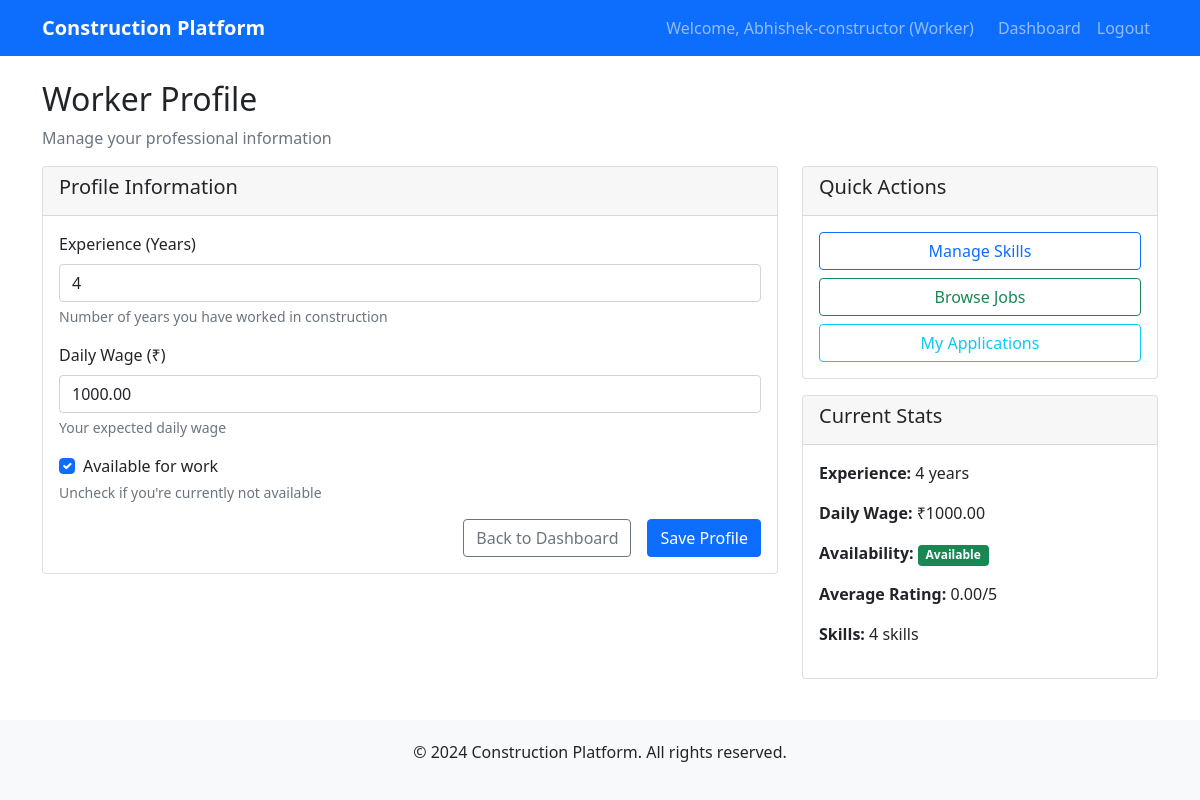
Page /workers/profile/ (signed in) on the committed database.
### accounts/models.py (models this page shows, shortened)
class User(AbstractUser):
    ROLE_CHOICES = [
        ('worker', 'Worker'),
        ('thekedar', 'Thekedar'),
        ('user', 'Normal User'),
    ]
    username = None  # Remove username field
    name = models.CharField(max_length=100)
    phone = models.CharField(max_length=15, unique=True)
    email = models.EmailField(unique=True)
    role = models.CharField(max_length=10, choices=ROLE_CHOICES, default='user')
    location = models.CharField(max_length=100)
    created_at = models.DateTimeField(auto_now_add=True)
    USERNAME_FIELD = 'email'
    REQUIRED_FIELDS = ['name', 'phone', 'role', 'location']

### workers/models.py (models this page shows, shortened)
class WorkerProfile(models.Model):
    user = models.OneToOneField(User, on_delete=models.CASCADE, related_name='worker_profile')
    experience_years = models.PositiveIntegerField()
    daily_wage = models.DecimalField(max_digits=10, decimal_places=2)
    availability = models.BooleanField(default=True)
    avg_rating = models.DecimalField(max_digits=3, decimal_places=2, default=0.0)
    skills = models.ManyToManyField(Skill, through='WorkerSkillMap')

### workers/views.py (the view)
# urls.py: path('profile/', views.worker_profile, name='profile'),
@login_required
def worker_profile(request):
    if request.user.role != 'worker':
        messages.error(request, 'Access denied. Worker role required.')
        return redirect('dashboard:home')
    try:
        profile = request.user.worker_profile
    except WorkerProfile.DoesNotExist:
        profile = None
    if request.method == 'POST':
        form = WorkerProfileForm(request.POST, instance=profile)
        if form.is_valid():
            worker_profile = form.save(commit=False)
            worker_profile.user = request.user
            worker_profile.save()
            messages.success(request, 'Profile updated successfully!')
            return redirect('workers:profile')
    else:
        form = WorkerProfileForm(instance=profile)
    return render(request, 'workers/profile.html', {'form': form, 'profile': profile})

### workers/forms.py
class WorkerProfileForm(forms.ModelForm):
    class Meta:
        model = WorkerProfile
        fields = ['experience_years', 'daily_wage', 'availability']
        widgets = {
            'experience_years': forms.NumberInput(attrs={'class': 'form-control', 'min': '0'}),
            'daily_wage': forms.NumberInput(attrs={'class': 'form-control', 'min': '0', 'step': '0.01'}),
            'availability': forms.CheckboxInput(attrs={'class': 'form-check-input'}),
        }

### templates/workers/profile.html (shortened to what this page needs)
{% extends 'base.html' %}
{% block content %}
<div class="row">
    <div class="col-12">
        <h2>Worker Profile</h2>
        <p class="text-muted">Manage your professional information</p>
    </div>
</div>
<div class="row">
    <div class="col-md-8">
        <div class="card">
            <div class="card-header">
                <h5>Profile Information</h5>
            </div>
            <div class="card-body">
                <form method="post">
                    <div class="mb-3">
                        <label for="{{ form.experience_years.id_for_label }}" class="form-label">Experience (Years)</label>
                        {{ form.experience_years }}
                        <div class="form-text">Number of years you have worked in construction</div>
                    </div>
                    <div class="mb-3">
                        <label for="{{ form.daily_wage.id_for_label }}" class="form-label">Daily Wage (₹)</label>
                        {{ form.daily_wage }}
                        <div class="form-text">Your expected daily wage</div>
                    </div>
                    <div class="mb-3">
                        <div class="form-check">
                            {{ form.availability }}
                            <label class="form-check-label" for="{{ form.availability.id_for_label }}">
                                Available for work
                            </label>
                        </div>
                        <div class="form-text">Uncheck if you're currently not available</div>
                    </div>
                    <div class="d-grid gap-2 d-md-flex justify-content-md-end">
                        <a href="{% url 'dashboard:home' %}" class="btn btn-outline-secondary me-md-2">Back to Dashboard</a>
                        <button type="submit" class="btn btn-primary">Save Profile</button>
                    </div>
                </form>
            </div>
        </div>
    </div>
    <div class="col-md-4">
        <div class="card">
            <div class="card-header">
                <h5>Quick Actions</h5>
            </div>
            <div class="card-body">
                <div class="d-grid gap-2">
                    <a href="{% url 'workers:manage_skills' %}" class="btn btn-outline-primary">Manage Skills</a>
                    <a href="{% url 'workers:browse_jobs' %}" class="btn btn-outline-success">Browse Jobs</a>
                    <a href="{% url 'workers:my_applications' %}" class="btn btn-outline-info">My Applications</a>
                </div>
            </div>
        </div>
        {% if profile %}
        <div class="card mt-3">
            <div class="card-header">
                <h5>Current Stats</h5>
            </div>
            <div class="card-body">
                <p><strong>Experience:</strong> {{ profile.experience_years }} years</p>
                <p><strong>Daily Wage:</strong> ₹{{ profile.daily_wage }}</p>
                <p><strong>Availability:</strong>
                    {% if profile.availability %}
                        <span class="badge bg-success">Available</span>
                    {% else %}
                        <span class="badge bg-danger">Not Available</span>
                    {% endif %}
                </p>
                <p><strong>Average Rating:</strong> {{ profile.avg_rating }}/5</p>
                <p><strong>Skills:</strong> {{ profile.skills.count }} skills</p>
            </div>
        </div>
        {% endif %}
    </div>
</div>
{% endblock %}

### templates/base.html (shortened to what this page needs)
<!DOCTYPE html>
<html lang="en">
<head>
    <link href="https://cdn.jsdelivr.net/npm/bootstrap@5.1.3/dist/css/bootstrap.min.css" rel="stylesheet">
</head>
<body class="d-flex flex-column min-vh-100">
    <nav class="navbar navbar-expand-lg navbar-dark bg-primary">
        <div class="container">
            <a class="navbar-brand" href="{% url 'dashboard:home' %}">
                 Construction Platform
            </a>
            <div class="navbar-nav ms-auto">
                {% if user.is_authenticated %}
                    <span class="navbar-text me-3">Welcome, {{ user.name }} ({{ user.get_role_display }})</span>
                    <a class="nav-link" href="{% url 'dashboard:home' %}">Dashboard</a>
                    <a class="nav-link" href="{% url 'accounts:logout' %}">Logout</a>
                {% else %}
                    <a class="nav-link" href="{% url 'accounts:login' %}">Login</a>
                    <a class="nav-link" href="{% url 'accounts:signup' %}">Sign Up</a>
                {% endif %}
            </div>
        </div>
    </nav>
    <main class="container my-4 flex-grow-1">
        {% block content %}
        {% endblock %}
    </main>
    <footer class="footer mt-auto">
        <div class="container text-center">
            <p>&copy; 2024 Construction Platform. All rights reserved.</p>
        </div>
    </footer>
</body>
</html>

### templates/base.html (style rules this page uses)
.navbar-brand { font-weight: bold; }
.footer { background-color: #f8f9fa; padding: 20px 0; margin-top: auto; }

### rows in the picture
User: name "Abhishek-constructor", role "Worker"
WorkerProfile: experience_years "4", daily_wage "1000.00", availability "☑", avg_rating "0.00", skills.count "4"
